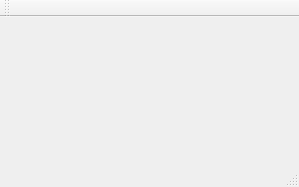
<?xml version="1.0" encoding="UTF-8"?>
<ui version="4.0">
 <class>MainWindow</class>
 <widget class="QMainWindow" name="MainWindow">
  <property name="geometry">
   <rect>
    <x>0</x>
    <y>0</y>
    <width>299</width>
    <height>187</height>
   </rect>
  </property>
  <property name="windowTitle">
   <string>MainWindow</string>
  </property>
  <widget class="QWidget" name="centralWidget"/>
  <widget class="QMenuBar" name="menuBar">
   <property name="geometry">
    <rect>
     <x>0</x>
     <y>0</y>
     <width>299</width>
     <height>22</height>
    </rect>
   </property>
  </widget>
  <widget class="QToolBar" name="mainToolBar">
   <attribute name="toolBarArea">
    <enum>TopToolBarArea</enum>
   </attribute>
   <attribute name="toolBarBreak">
    <bool>false</bool>
   </attribute>
  </widget>
  <widget class="QStatusBar" name="statusBar"/>
 </widget>
 <layoutdefault spacing="6" margin="11"/>
 <resources/>
 <connections/>
</ui>
